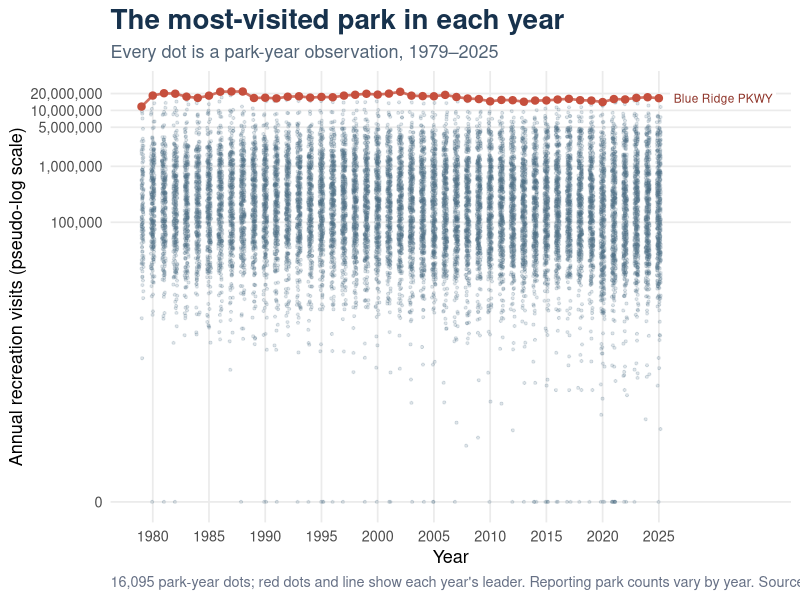

R code for this plot:
## ---- chunk 1
#| label: fig-park-visitation-dots
#| fig-cap: "Annual recreation visits for every park-year; red marks the most-visited park in each year."
#| fig-width: 10
#| fig-height: 7

library(tidyverse)

annual_visits <- read_csv(
  "nps_annual_visits_1979_2025.csv",
  show_col_types = FALSE
)

annual_leaders <- annual_visits |>
  group_by(year) |>
  slice_max(recreation_visits, n = 1, with_ties = FALSE) |>
  ungroup()

ggplot(annual_visits, aes(x = year, y = recreation_visits)) +
  geom_point(
    position = position_jitter(width = 0.18, height = 0, seed = 2026),
    color = "#52738A",
    alpha = 0.18,
    size = 0.75
  ) +
  geom_line(
    data = annual_leaders,
    aes(group = 1),
    color = "#C64F3D",
    linewidth = 0.9,
    alpha = 0.8
  ) +
  geom_point(
    data = annual_leaders,
    color = "#C64F3D",
    size = 2.2
  ) +
  geom_label(
    data = filter(annual_leaders, year == max(year)),
    aes(label = park),
    nudge_x = 1,
    hjust = 0,
    size = 3,
    color = "#8E3328",
    fill = "white",
    label.size = 0
  ) +
  scale_x_continuous(
    breaks = seq(1980, 2025, by = 5),
    limits = c(1979, 2034)
  ) +
  scale_y_continuous(
    trans = scales::transform_pseudo_log(sigma = 1),
    breaks = c(0, 100000, 1000000, 5000000, 10000000, 20000000),
    labels = scales::label_comma()
  ) +
  labs(
    title = "The most-visited park in each year",
    subtitle = "Every dot is a park-year observation, 1979–2025",
    x = "Year",
    y = "Annual recreation visits (pseudo-log scale)",
    caption = paste0(
      format(nrow(annual_visits), big.mark = ","),
      " park-year dots; red dots and line show each year's leader. ",
      "Reporting park counts vary by year. Source: NPS annual visitation reports."
    )
  ) +
  theme_minimal(base_size = 13) +
  theme(
    plot.title = element_text(face = "bold", color = "#17324D", size = 20),
    plot.subtitle = element_text(color = "#526477"),
    plot.caption = element_text(color = "#667085", hjust = 0),
    panel.grid.minor = element_blank()
  )
